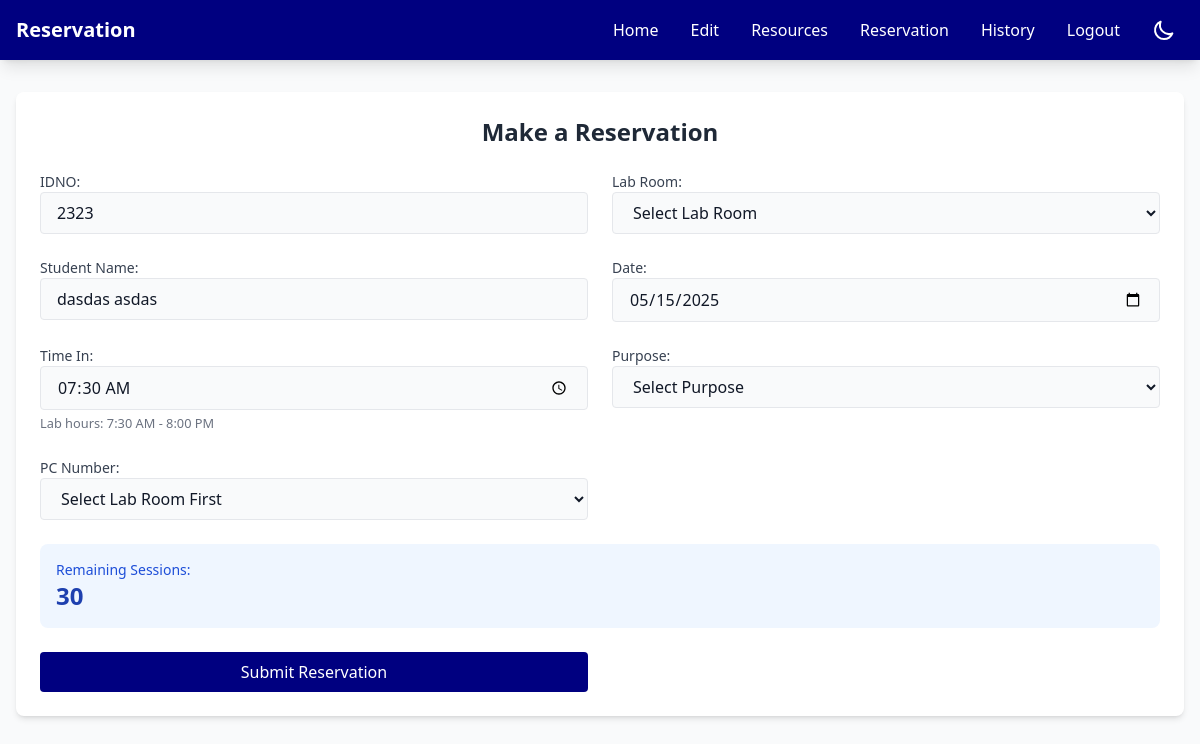
/reservation.php (signed in), run on an earlier commit of the app's database.
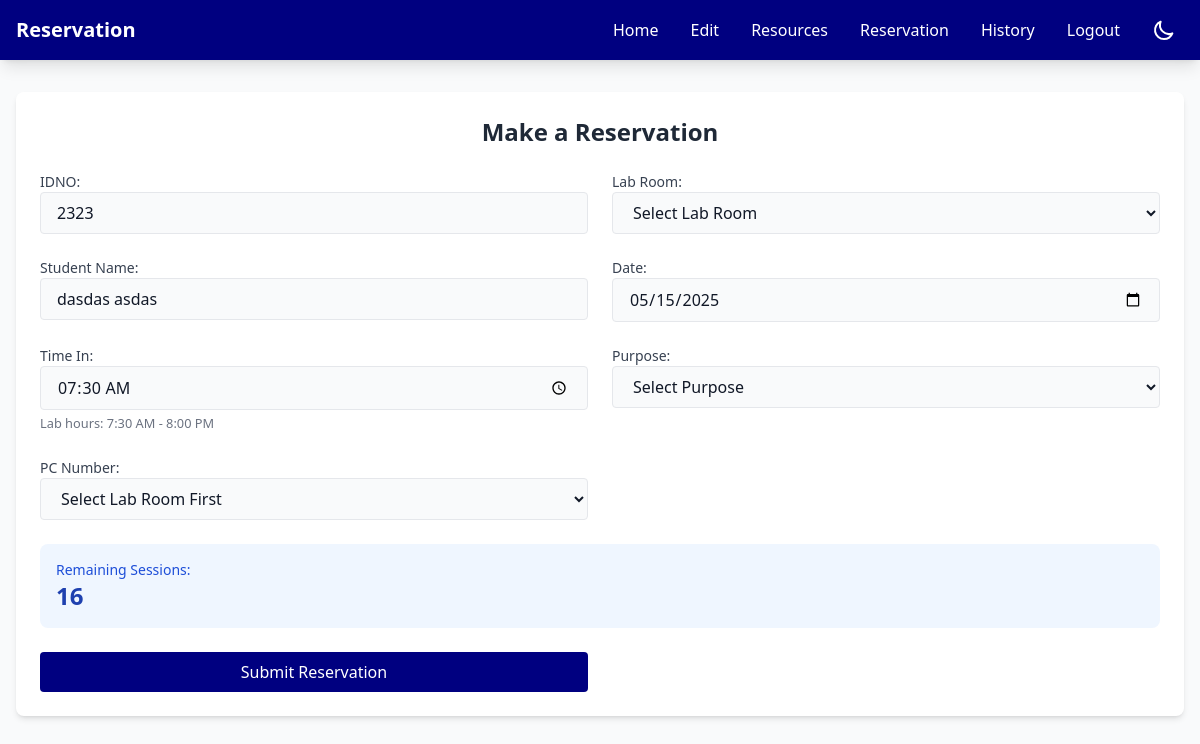
And on a later commit of the database.
### tables this page shows
CREATE TABLE `student_session` (
  `id_number` int(11) NOT NULL,
  `remaining_sessions` int(11) NOT NULL DEFAULT 30
);

### reservation.php (the view, shortened to what the changed rows need)
<?php
include 'header.php';
$servername = "localhost";
$username = "root";
$password = "";
$database = "users";
$conn = new mysqli($servername, $username, $password, $database);
$idno = $_SESSION['IDNO'];
$sql = "SELECT remaining_sessions FROM student_session WHERE id_number = ?";
$stmt = $conn->prepare($sql);
$stmt->bind_param("s", $idno);
$stmt->execute();
$result = $stmt->get_result();
$sessions = $result->fetch_assoc();
if (!$sessions) {
    $remainingSessions = 30;
} else {
    $remainingSessions = $sessions['remaining_sessions'];
}
?>
<!DOCTYPE html>
<html lang="en" class="light">
<head>
    <link rel="stylesheet" href="css/user-dark-mode.css">
</head>
<body class="light">
    <div class="max-w-7xl mx-auto px-4 py-8">
        <div class="bg-white dark:bg-gray-800 rounded-lg shadow-md p-6 slide-in-top">
            <h2 class="text-2xl font-bold text-center text-gray-800 dark:text-white mb-6">Make a Reservation</h2>
            <form action="reservation.php" method="post" class="space-y-6">
                <div class="grid grid-cols-1 md:grid-cols-2 gap-6">
                    <div class="bg-blue-50 dark:bg-blue-900 p-4 rounded-lg col-span-2">
                        <label class="block text-sm font-medium text-blue-700 dark:text-blue-300">Remaining Sessions: </label>
                        <p class="text-2xl font-bold text-blue-800 dark:text-blue-100"><?php echo $remainingSessions; ?></p>
                    </div>
                </div>
            </form>
        </div>
    </div>
</body>
</html>

What changed in the data, as far as the page shows it:
added student_session: remaining_sessions "16"
Also different on the page:
$remainingSessions: "30" → (not shown)
